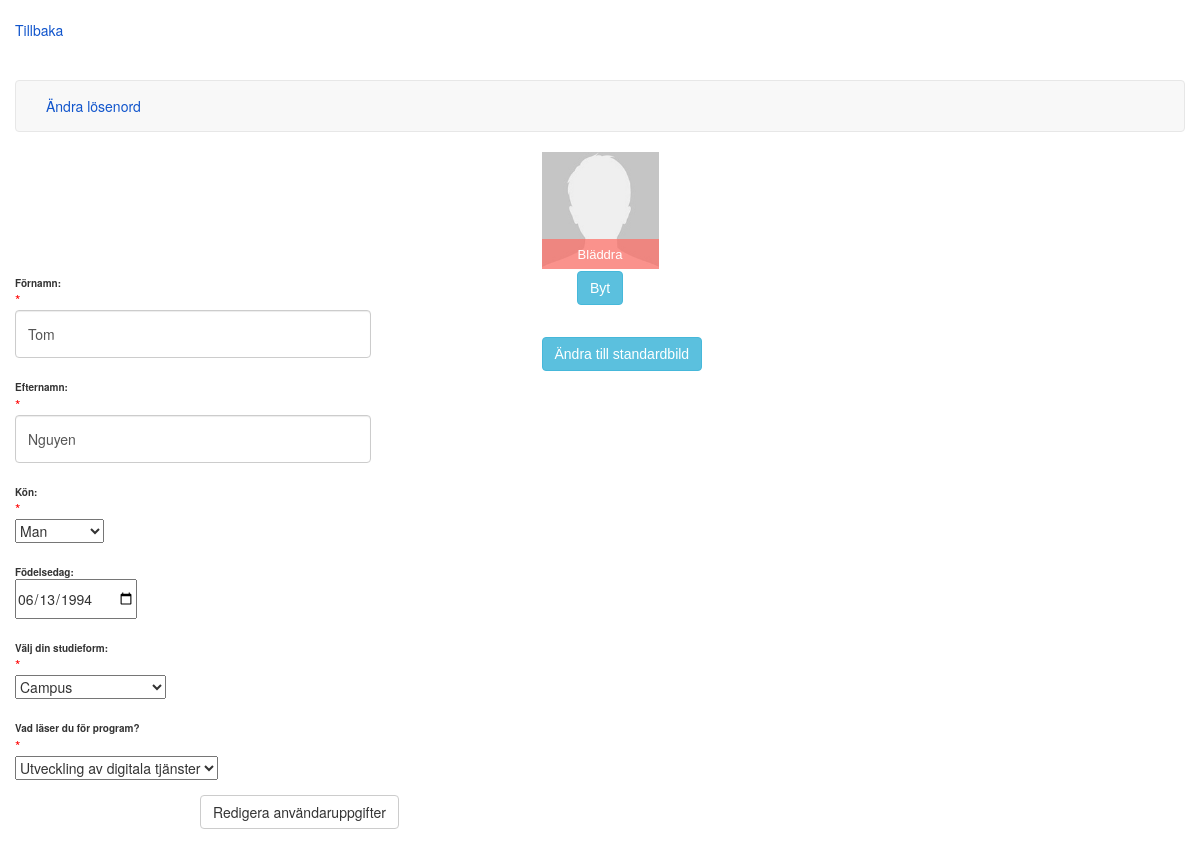
The app's page /Feed/index.php?profile&id=37 (signed in), older data.
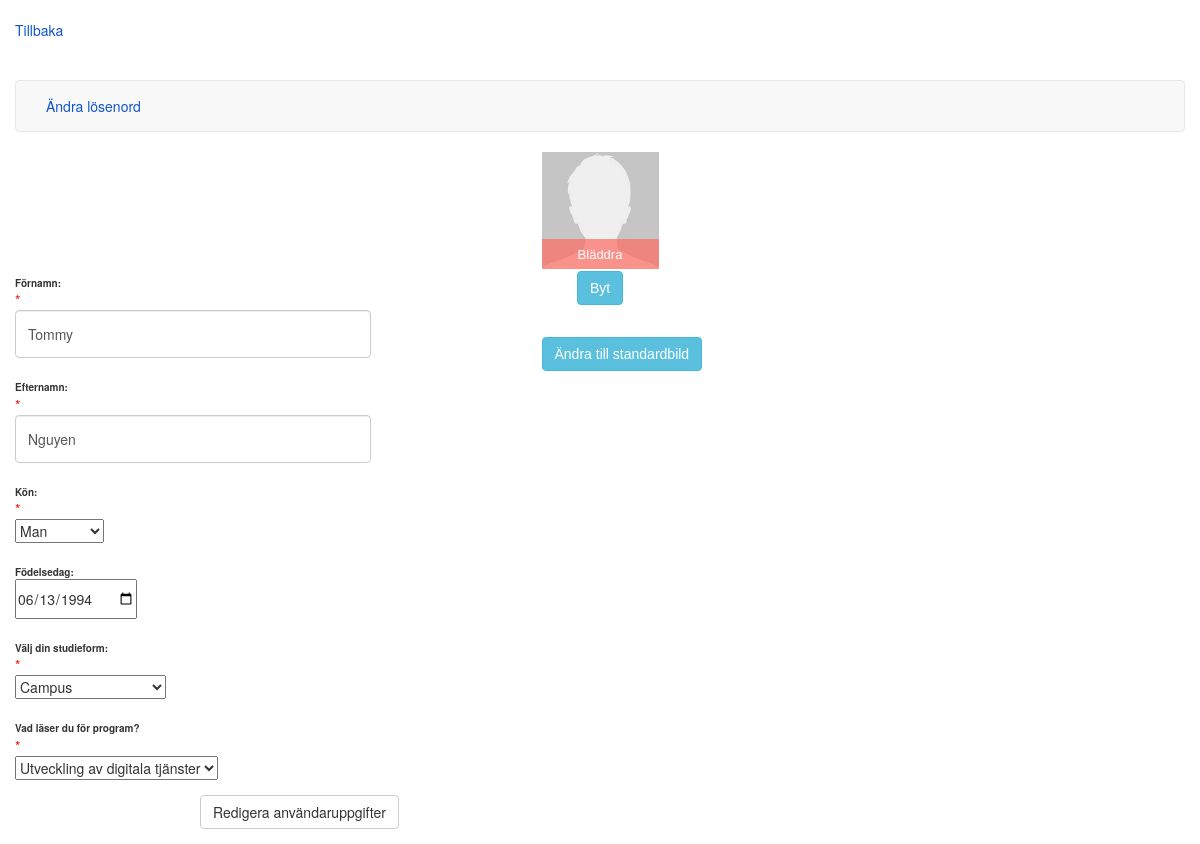
The same page, newer data.
### tables this page shows
CREATE TABLE IF NOT EXISTS `userdetails` (
  `userDetailid` int(11) NOT NULL AUTO_INCREMENT,
  `UserId` int(11) NOT NULL,
  `firstname` varchar(50) NOT NULL,
  `lastname` varchar(50) NOT NULL,
  `sex` varchar(10) NOT NULL,
  `birthday` date DEFAULT NULL,
  `schoolForm` varchar(50) NOT NULL,
  `ProgramId` int(11) NOT NULL,
  PRIMARY KEY (`userDetailid`),
  KEY `UserId` (`UserId`),
  KEY `ProgramId` (`ProgramId`)
);

### Feed/View/ProfileView.php (the view, shortened to what the rows shown need)
<?php
require_once('View/BaseView.php');
require_once('Model/LoginModel.php');
class ProfileView extends BaseView
{
  private $pic;
  function __construct()
  {
    $this->loginModel = new LoginModel();
  }
 public function userProfile($msg = '') {
    $html = '<!DOCTYPE html>
        <html>
        <head>
        <meta charset="utf-8">
        <link rel="stylesheet" type="text/css" href="css/custom.css" />
        <meta name="viewport" content="width=device-width, initial-scale=1">
        <title>LSN</title>
        </head>
        <body>
        <div class="container">
        </br>
        <a href="?">Tillbaka</a>
        ';
    $html .= '<div id="imgContainer">';
    if ($this->loginModel->getId() == $this->getId()) {
       $html .= "
        <br><br>
        <nav class='navbar navbar-default' role='navigation'>
        <div class='navbar-header'>
          <button type='button' class='navbar-toggle' data-toggle='collapse'
             data-target='#example-navbar-collapse'>
             <span class='sr-only'>Toggle navigation</span>
             <span class='icon-bar'></span>
             <span class='icon-bar'></span>
             <span class='icon-bar'></span>
          </button>
       </div>
       <div class='collapse navbar-collapse' id='example-navbar-collapse'>
          <ul class='nav navbar-nav'>
             <li><a name='changePassword' href='?" . $this->changePasswordLocation . "'>Ändra lösenord</a></li>
          </ul>
       </div>
    </nav>";
    $html .='<form  class="form-horizontal" enctype="multipart/form-data" action="" method="post" name="image_upload_form" id="image_upload_form">';
    $user = $this->loginModel->GetUserProfileDetails($this->getId());
    if(basename($this->pic) === "" && $user->getSex() == "Man")
    {
      $html .= '<div id="imgArea"><img src="img/default.jpg">';
    }
    else if(basename($this->pic) === "" && $user->getSex() == "Kvinna")
    {
      $html .= '<div id="imgArea"><img src="img/kvinna.png">';
    }
    $html .= '<div class="progressBar">
        <div class="bar"></div>
        <div class="percent">0%</div>
      </div>
      <div id="imgChange"><span>Bläddra</span></br>
        <input type="File" accept="imgs/*" name="image_upload_file" id="image_upload_file">
        <input type="submit" name="change" value="Byt" class="btn btn-info" id="change">
        </br></br>
        <input type="submit" name="default" value="Ändra till standardbild" class="btn btn-info" id="default">
      </div>
    </div>
  </form>
</div>';
            $sex = $user->getSex();
            $birthday = $user->getBirthday();
            $studyForm = $user->getSchoolForm();
            $institute = $user->getInstitute();
            $firstName = htmlspecialchars($user->getfName());
            $lastName = htmlspecialchars($user->getlName());
            $html .=    "<form action='' class='form-horizontal' method=post enctype=multipart/form-data>
                       <fieldset>
                       $this->message
                 <div class='form-group'>
                  <label class='col-sm-2 control-label1' for='$this->fNameLocation'>Förnamn: </label>
                  <div class='col-sm-10'>
                  <div style='color: #FF0000;'>*</div>
                    <input id='fName' class='form-control1'  name='$this->fNameLocation' value='" . $firstName . "' type='text' size='20' maxlength='20'/>
                  </div>
                </div>
                 <div class='form-group'>
                  <label class='col-sm-2 control-label1' for='$this->lNameLocation'>Efternamn: </label>
                  <div class='col-sm-10'>
                  <div style='color: #FF0000;'>*</div>
                    <input id='lName' class='form-control1'  name='$this->lNameLocation' value='". $lastName . "' type='text' size='20' maxlength='20'/>
                  </div>
                </div>
                <div class='form-group'>
                  <label class='col-sm-2 control-label1' for='$this->sexLocation'>Kön: </label>
                  <div class='col-sm-10'>
                  <div style='color: #FF0000;'>*</div>";
                  if ($sex == "Man")
                  {
                    $html .= "
                    <select name='$this->sexLocation'>
                    <option value=''>VÄLJ KÖN</option>
                  <option value='Man' selected>Man</option>
                  <option value='Kvinna'>Kvinna</option>
                </select>
                    </div>
                  </div>";
              }
                $html .= "<div class='form-group'>
                  <label class='col-sm-2 control-label1' for='$this->birthdayLocation'>Födelsedag: </label>
                  <div class='col-sm-10'>
                  <input id='birthday' name='$this->birthdayLocation' type='date' value='" . $birthday . "' placeholder='1992-05-12'/>
              </div>
                </div>";
                if ($studyForm == "Campus") {
                  $html .= "<div class='form-group'>
                  <label class='col-sm-2 control-label1' for='$this->schoolLocation'>Välj din studieform: </label>
                  <div class='col-sm-10'>
                  <div style='color: #FF0000;'>*</div>
                  <select name='$this->schoolLocation'>
                  <option value=''>VÄLJ STUDIEFORM</option>
                <option value='Campus' selected>Campus</option>
                <option value='Distans'>Distans</option>
              </select>
                  </div>
                </div>";
              }
              if ($institute == "2")
              {
                  $html .= "<div class='form-group'>
                  <label class='col-sm-2 control-label1' for='$this->instituteLocation'>Vad läser du för program? </label>
                  <div class='col-sm-10'>
                  <div style='color: #FF0000;'>*</div>
                  <select name='$this->instituteLocation'>
                  <option value=''>VÄLJ PROGRAM</option>
                <option value='2' selected>Utveckling av digitala tjänster</option>
                <option value='1'>Webbprogrammering</option>
                <option value='3'>Iteraktionsdesign</option>
              </select>
                  </div>
                </div>";
              }
              $html .= "<div class='form-group'>
                   <div class='col-sm-offset-2'>
                   <input class='btn btn-default' name='$this->editProfileLocation' type='submit' value='Redigera användaruppgifter' />
                 </div>
               </div>
             </fieldset>
             </form>";
      }
      return $html;
  }
  public function RenderUserProfile($errorMessage = '') {
    $userProfile = $this->userProfile($errorMessage);
    return $userProfile;
  }
  public function calculateAge($birthdate)
  {
    $birthday = new DateTime($birthdate);
    $today   = new DateTime('today');
    return $age = $birthday->diff($today)->y;
  }
}

Row changes from the older to the newer data that the page shows:
changed userdetails "Nguyen": fNameLocation "Tom" → "Tommy"
